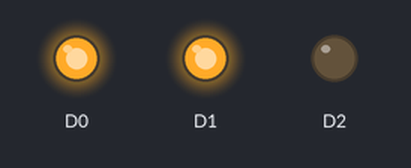
Bench run of a sketch on a simulated Particle Photon. Parts: output pins drawn as LEDs (lit = HIGH).

Above: at 0.1 s.
At 2.1 s:
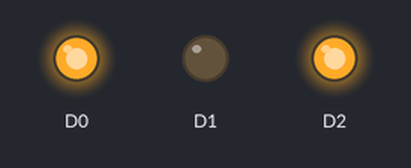
At 3.1 s:
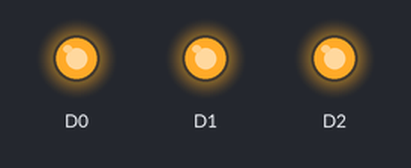
At 4.15 s:
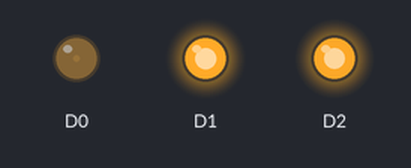
At 20.97 s:
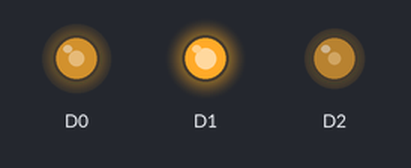
At 38.11 s:
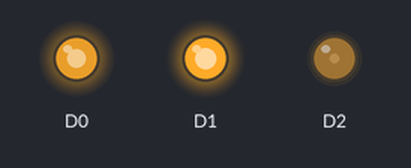
Timing chart, 0 to 40.0 s (numbered marks = the images above):
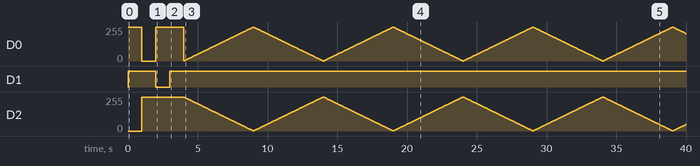

The sketch:

fade_example.ino
```cpp
#include <rgb-controls.h>
using namespace RGBControls;


Led led(D0, D1, D2, false);
Color red(255, 0, 0);
Color blue(0, 0, 255);
Color green(0, 255, 0);
Color black(0, 0, 0);
Color currentColor(0, 0, 0);

void setup()
{
  led.setColor(blue);
  delay(1000);
  led.setColor(red);
  delay(1000);
  led.setColor(green);
  delay(1000);
  led.off();
  delay(1000);
}

void loop() {
  // Fade the light between red and blue every 5 seconds
  led.fade(red, blue, 5000);
}
```

rgb-controls.cpp
```cpp
#include "application.h"
#include "rgb-controls.h"


namespace RGBControls {
  Color::Color(int r, int g, int b) {
    red = r;
    green = g;
    blue = b;
  }

  Color Color::withBrightness(int brightness) {
    int r = red   * brightness / 100;
    int g = green * brightness / 100;
    int b = blue  * brightness / 100;
    return Color(r, g, b);
  }

  Color Color::lerp(Color to, float t) {
    int dR = (to.red - red) * t;
    int dG = (to.green - green) * t;
    int dB = (to.blue - blue) * t;
    return Color(red + dR, green + dG, blue + dB);
  }

  Led::Led(int rPin, int gPin, int bPin, bool isCathode) {
    _rPin = rPin;
    _gPin = gPin;
    _bPin = bPin;
    _step = 1;
    _isCathode = isCathode;
    pinMode(_rPin, OUTPUT);
    pinMode(_gPin, OUTPUT);
    pinMode(_bPin, OUTPUT);
  }

  void Led::setColor(Color c) {
    if (_isCathode) {
      analogWrite(_rPin, c.red);
      analogWrite(_gPin, c.green);
      analogWrite(_bPin, c.blue);
    } else {
      analogWrite(_rPin, 255 - c.red);
      analogWrite(_gPin, 255 - c.green);
      analogWrite(_bPin, 255 - c.blue);
    }
  }

  void Led::off() {
    Color black(0, 0, 0);
    setColor(black);
  }

  void Led::flash(Color c, int onTime, int offTime) {
    setColor(c);
    delay(onTime);
    off();
    delay(offTime);
  }

  void Led::flash(Color* colors, int length, int onTime, int offTime) {
    for (int n = 0; n < length; n++) {
      flash(colors[n], onTime, offTime);
    }
  }

  int n = 0;
  bool up = false;
  void Led::fade(Color* colors, int length, int duration) {
    float steps = duration / 25;
    if (_step == 0 || _step == steps) {
      n++;
      if (n >= length) {
        n = 0;
        up = !up && (length % 2 != 0);
      }
    }
    Color a = colors[n];
    Color b = colors[(n + 1 == length) ? 0 : n + 1];
    if ((n % 2 == 0) ^ up)
      fade(a, b, duration);
    else
      fade(b, a, duration);
  }

  void Led::fade(Color c1, Color c2, int duration) {
    float steps = duration / 25;
    Color nextColor = c1.lerp(c2, _step / steps);
    setColor(nextColor);
    delay(25);
    step(0, steps);
  }

  void Led::fadeOnce(Color c1, Color c2, int duration) {
    float steps = duration / 25;
    for (int i = 1; i <= steps; i++) {
      Color nextColor = c1.lerp(c2, i / steps);
      setColor(nextColor);
      delay(25);
    }
  }

  bool isIncreasing = true;
  void Led::step(int min, int max) {
    _step = _step + (isIncreasing ? 1 : -1);
    if (_step >= max || _step <= min) isIncreasing = !isIncreasing;
  }
}
```

rgb-controls.h
```cpp
#ifndef rgb_controls_h
#define rgb_controls_h

#include "application.h"


namespace RGBControls {
    class Color {
      public:
        Color(int r, int g, int b);
        Color withBrightness(int brightness);
        Color lerp(Color to, float t);
        int red;
        int green;
        int blue;
    };

    class Led {
      public:
        Led(int rPin, int gPin, int bPin, bool isCathode = true);
        void setColor(Color c);
        void fade(Color c1, Color c2, int duration);
        void fade(Color* colors, int length, int duration);
        void fadeOnce(Color c1, Color c2, int duration);
        void flash(Color c, int onTime = 200, int offTime = 200);
        void flash(Color* colors, int length, int onTime = 200, int offTime = 200);
        void off();
        void step(int min, int max);
      private:
        int _rPin;
        int _gPin;
        int _bPin;
        bool _isCathode;

        int _step;
        int _dir;
    };
}

#endif
```
